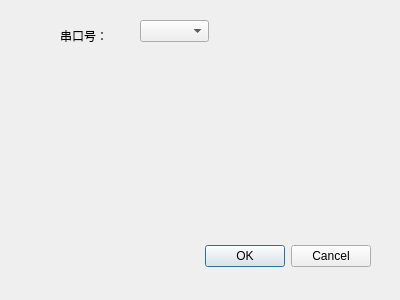
<?xml version="1.0" encoding="UTF-8"?>
<ui version="4.0">
 <class>serial_port</class>
 <widget class="QDialog" name="serial_port">
  <property name="geometry">
   <rect>
    <x>0</x>
    <y>0</y>
    <width>400</width>
    <height>300</height>
   </rect>
  </property>
  <property name="windowTitle">
   <string>Dialog</string>
  </property>
  <widget class="QDialogButtonBox" name="buttonBox">
   <property name="geometry">
    <rect>
     <x>30</x>
     <y>240</y>
     <width>341</width>
     <height>32</height>
    </rect>
   </property>
   <property name="orientation">
    <enum>Qt::Horizontal</enum>
   </property>
   <property name="standardButtons">
    <set>QDialogButtonBox::Cancel|QDialogButtonBox::Ok</set>
   </property>
  </widget>
  <widget class="QLabel" name="label">
   <property name="geometry">
    <rect>
     <x>60</x>
     <y>30</y>
     <width>54</width>
     <height>12</height>
    </rect>
   </property>
   <property name="text">
    <string>串口号：</string>
   </property>
  </widget>
  <widget class="QComboBox" name="comboBox">
   <property name="geometry">
    <rect>
     <x>140</x>
     <y>20</y>
     <width>69</width>
     <height>22</height>
    </rect>
   </property>
  </widget>
 </widget>
 <resources/>
 <connections>
  <connection>
   <sender>buttonBox</sender>
   <signal>accepted()</signal>
   <receiver>serial_port</receiver>
   <slot>accept()</slot>
   <hints>
    <hint type="sourcelabel">
     <x>248</x>
     <y>254</y>
    </hint>
    <hint type="destinationlabel">
     <x>157</x>
     <y>274</y>
    </hint>
   </hints>
  </connection>
  <connection>
   <sender>buttonBox</sender>
   <signal>rejected()</signal>
   <receiver>serial_port</receiver>
   <slot>reject()</slot>
   <hints>
    <hint type="sourcelabel">
     <x>316</x>
     <y>260</y>
    </hint>
    <hint type="destinationlabel">
     <x>286</x>
     <y>274</y>
    </hint>
   </hints>
  </connection>
 </connections>
</ui>
